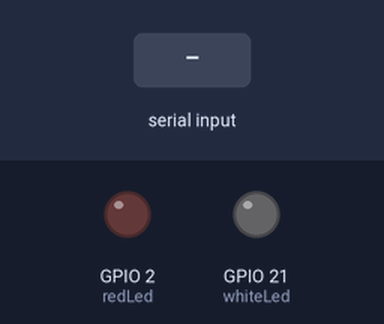
The sketch below on a simulated ESP32. Parts: output pins drawn as LEDs (lit = HIGH). The inputs (shaded band) are chosen by the test bench. WiFi joins after 1.5 s; servers stay silent unless stated; uploads are accepted with an empty reply; what the sketch prints to the serial monitor is not drawn.

Above: at 2.7 s.
2.8 s: "1" received over Serial
At 4.5 s:
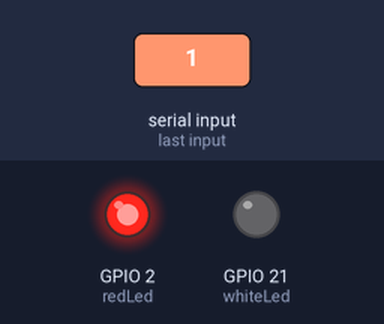
8.2 s: "0" received over Serial
At 13.8 s:
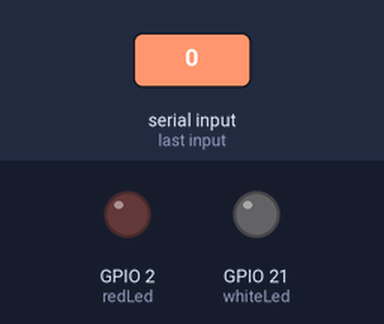
14.4 s: "2" received over Serial
At 18.0 s:
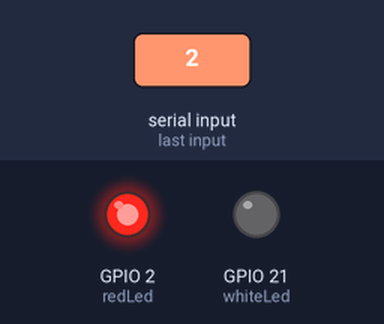
Timing chart, 0 to 20.6 s (numbered marks = the images above; inputs shaded):
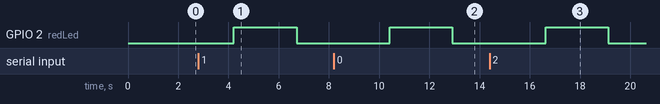

Measured:
- after the input at 2.8 s, GPIO 2 (redLed): LOW → HIGH after 1.4 s, → LOW 2.5 s later
- after the input at 8.2 s, GPIO 2 (redLed): LOW → HIGH after 2.2 s, → LOW 2.5 s later
- after the input at 14.4 s, GPIO 2 (redLed): LOW → HIGH after 2.2 s, → LOW 2.5 s later

The sketch:

Attendence-Management.ino
```cpp
/*-------------------------------------------------------------------------------------------------
ESP32 LIBRARY
-------------------------------------------------------------------------------------------------*/
#ifdef ESP32
  #include <WiFi.h>
  #include <AsyncTCP.h>
#else
  #include <ESP8266WiFi.h>
  #include <ESPAsyncTCP.h>
#endif

/*-------------------------------------------------------------------------------------------------
ADDITIONAL LIBRARY
-------------------------------------------------------------------------------------------------*/
#include <string.h>
#include "Utills.h"
#include "Api.h"
#include "CardReaderSetup.h"
#include "WifiSetup.h"


/*-------------------------------------------------------------------------------------------------
ESP32 SETUP
-------------------------------------------------------------------------------------------------*/

void setup() {
  Serial.begin(9600);
  Serial.println(" Booting/...");

  ledSetup();
  wifiSetup();
  cardReaderSetup();

}

void loop() {
  cardReaderLoop();
}
```

Api.h
```cpp
#include <string.h>
#include <HTTPClient.h>
#include <ArduinoJson.h>
#include <ArduinoJson.hpp>

//POST
void sendCardNo(String cardNo){

  if (WiFi.status() == WL_CONNECTED) {
    String urlFinal = "https://attendance-lohg.onrender.com/save-card";

    HTTPClient http;
    http.begin(urlFinal.c_str());
    http.addHeader("Content-Type", "application/json");
    http.setFollowRedirects(HTTPC_STRICT_FOLLOW_REDIRECTS);

    String jsonString= "{\"cardId\":\"" + cardNo + "\"}";

    int httpCode = http.POST(jsonString);

    if (httpCode == HTTP_CODE_CREATED) {//201
      onWhiteLed();
      Serial.println("Data successfully posted!");
      String payload = http.getString();
      Serial.println(payload);
    } else {
      Serial.println("HTTP POST request failed");
      onRedLed();
    }

    http.end();

  } else {
    Serial.println("WiFi not connected");
  }
}
```

CardReaderSetup.h
```cpp
char card_no[13]; // Increased array size to accommodate null terminator '\0'
char prev_card_no[13]; // Increased array size to accommodate null terminator '\0'

int isNewCardPresent();

void cardReaderSetup(){
  Serial.println("\nEM-18 Reader Module");

  for(int i=0;i<12;i++){
    card_no[i]='\0';
    prev_card_no[i]='\0';
  }

}

void cardReaderLoop(){

   // Reset the loop if no new card present on the sensor/reader.
  if(!isNewCardPresent()) return;

  if (Serial.available()) {
    int count = 0;
    while (Serial.available() && count < 12) {
      card_no[count] = Serial.read();
      count++;
      delay(5);
    }
    card_no[count] = '\0'; // Adding null terminator to mark the end of the string

    // Check if the current card number matches the previous one
    if (strcmp(card_no, prev_card_no) == 0) {
      Serial.println("Card already used");
      onRedLed();
    } else {

      // If not the same card, update previous card number and perform other actions
      Serial.println("\nNew card detected !!");
      strcpy(prev_card_no, card_no); // Update previous card number
      Serial.print("Code : ");Serial.println(card_no);

      String cardNumberString = String(card_no);
      sendCardNo(cardNumberString);
    }
  }
  delay(500);

  offWhiteLed();
  offRedLed();

}

int isNewCardPresent(){
   if (strcmp(card_no, prev_card_no) == 0) {
      // Serial.println("Card already used");
      return 1;
    }
  return 0;
}
```

Utills.h
```cpp
int redLed = 2;
int whiteLed = 21;

int delayTime = 1000;

void ledSetup(){
  pinMode(redLed, OUTPUT);
  pinMode(whiteLed, OUTPUT);
}

void onRedLed(){
  digitalWrite(redLed, HIGH);
  delay(delayTime);
}

void offRedLed(){
  digitalWrite(redLed, LOW);
  delay(delayTime);
}

void onWhiteLed(){
  digitalWrite(whiteLed, HIGH);
  delay(delayTime);
}


void offWhiteLed(){
  digitalWrite(whiteLed, LOW);
  delay(delayTime);
}
```

WifiSetup.h
```cpp
/*-------------------------------------------------------------------------------------------------
WIFI LIBRARY
-------------------------------------------------------------------------------------------------*/
#include <WiFi.h>

/*-------------------------------------------------------------------------------------------------
SSID & PASSWORD
-------------------------------------------------------------------------------------------------*/
const char* ssid = "Balki Home-4G";
const char* password = "6r77ykprh4";

/*-------------------------------------------------------------------------------------------------
WIFI SETUP
-------------------------------------------------------------------------------------------------*/
void wifiSetup(){

  WiFi.mode(WIFI_STA);
  WiFi.begin(ssid,password);

  Serial.print("\nConnecting to WiFi");

  while (WiFi.status() != WL_CONNECTED){
    delay(500);
    Serial.print(".");
  }
  Serial.println("");

  Serial.println("WiFi Connected");
  Serial.println("IP address: ");
  Serial.println(WiFi.localIP());

}
```
